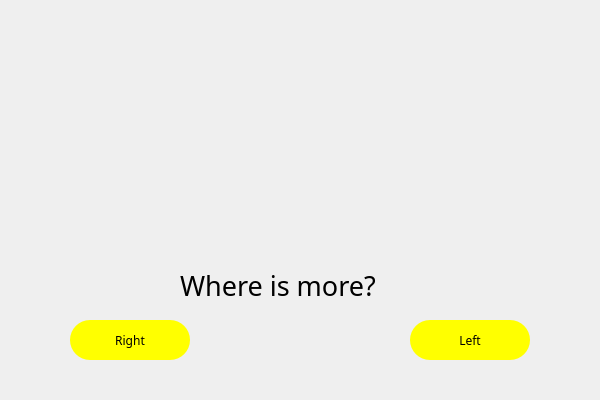
<?xml version="1.0" encoding="UTF-8"?>
<ui version="4.0">
 <class>Form</class>
 <widget class="QWidget" name="Form">
  <property name="geometry">
   <rect>
    <x>0</x>
    <y>0</y>
    <width>600</width>
    <height>400</height>
   </rect>
  </property>
  <property name="windowTitle">
   <string>Form</string>
  </property>
  <widget class="QLabel" name="label">
   <property name="geometry">
    <rect>
     <x>180</x>
     <y>270</y>
     <width>261</width>
     <height>31</height>
    </rect>
   </property>
   <property name="font">
    <font>
     <family>Dela Gothic One</family>
     <pointsize>20</pointsize>
    </font>
   </property>
   <property name="text">
    <string>Where is more?</string>
   </property>
  </widget>
  <widget class="QPushButton" name="pushButton">
   <property name="geometry">
    <rect>
     <x>70</x>
     <y>320</y>
     <width>120</width>
     <height>40</height>
    </rect>
   </property>
   <property name="font">
    <font>
     <family>Dela Gothic One</family>
    </font>
   </property>
   <property name="styleSheet">
    <string notr="true">background-color: rgb(255, 255, 0);
border: 0px solid; border-radius: 20px;</string>
   </property>
   <property name="text">
    <string>Right</string>
   </property>
  </widget>
  <widget class="QPushButton" name="pushButton_2">
   <property name="geometry">
    <rect>
     <x>410</x>
     <y>320</y>
     <width>120</width>
     <height>40</height>
    </rect>
   </property>
   <property name="font">
    <font>
     <family>Dela Gothic One</family>
    </font>
   </property>
   <property name="styleSheet">
    <string notr="true">background-color: rgb(255, 255, 0);
border: 0px solid; border-radius: 20px;
</string>
   </property>
   <property name="text">
    <string>Left</string>
   </property>
  </widget>
 </widget>
 <resources/>
 <connections/>
</ui>
